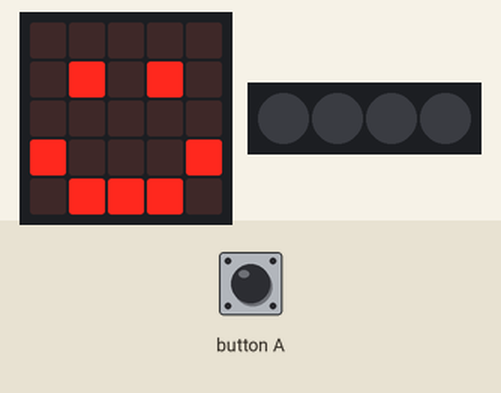
The program below on a simulated BBC micro:bit (MakeCode). On the bench: the board's 5×5 LED display, 4 RGB LEDs in strip order, left to right. Inputs (shaded band) come from the test bench. Dim RGB values are drawn brighter than linear.

Above: at 0.1 s.
2.4 s: button A pressed for 0.15 s
At 3.6 s:
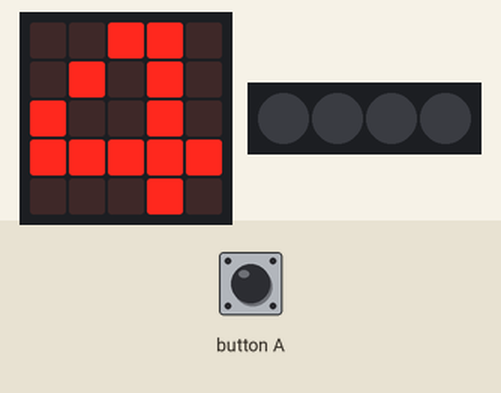
At 5.4 s:
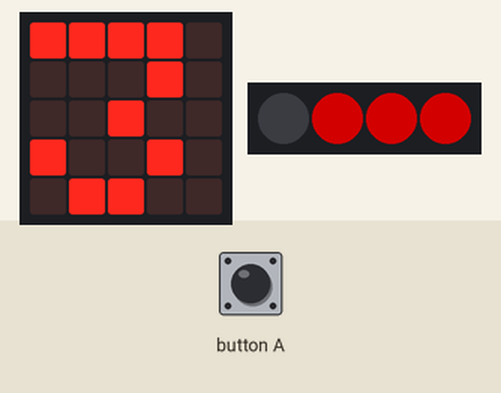
5.5 s: button A pressed for 0.15 s
At 11.7 s:
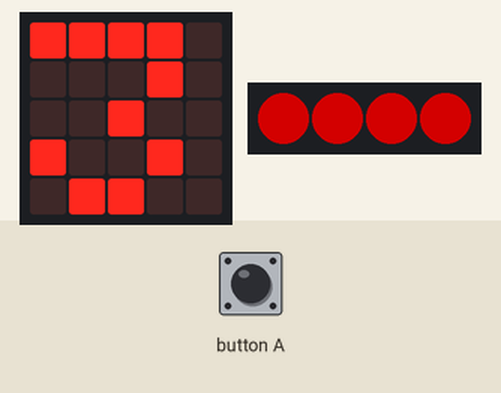
Timing chart, 0 to 17.2 s (numbered marks = the images above; inputs shaded):
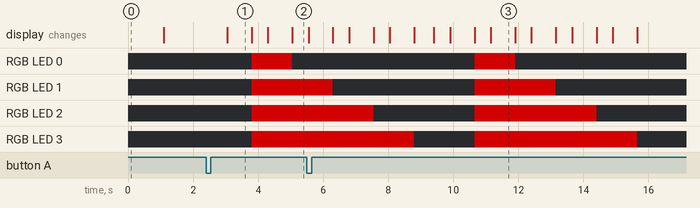

Measured:
- after the input at 2.4 s, RGB LED 0: off → RGB(127, 0, 0) after 1.4 s, → off 1.3 s later; RGB LED 1–3: off → RGB(127, 0, 0) after 1.4 s; the display: changes after 0.65 s (image 1)
- after the input at 5.5 s, the display: first differs from a run without the input after 3.9 s (image 3 shows a later state)
- what the display in image 1 shows lasts 0.7 s, from 3.1 s to 3.8 s

The program:

main.ts
```typescript
// (licence header left out)
// variables
let loopCounter: number = 4
let neopixelStrip: neopixel.Strip = null

// setup
basic.showIcon(IconNames.Happy)
basic.pause(500)
basic.clearScreen()
neopixelStrip = neopixel.create(DigitalPin.P16, 4, NeoPixelMode.RGB)
neopixelStrip.setPixelColor(0, neopixel.colors(NeoPixelColors.Black))
neopixelStrip.setPixelColor(1, neopixel.colors(NeoPixelColors.Black))
neopixelStrip.setPixelColor(2, neopixel.colors(NeoPixelColors.Black))
neopixelStrip.setPixelColor(3, neopixel.colors(NeoPixelColors.Black))
neopixelStrip.show()

input.onButtonPressed(Button.A, function () {
  basic.clearScreen()
  loopCounter = 4
  neopixelStrip.setPixelColor(0, neopixel.colors(NeoPixelColors.Red))
  neopixelStrip.setPixelColor(1, neopixel.colors(NeoPixelColors.Red))
  neopixelStrip.setPixelColor(2, neopixel.colors(NeoPixelColors.Red))
  neopixelStrip.setPixelColor(3, neopixel.colors(NeoPixelColors.Red))

  // loop
  while (loopCounter > -1) {
    basic.pause(500)

    // counting from 4 to 0
    basic.showNumber(loopCounter)

    // turn off neopixels
    neopixelStrip.setPixelColor((3 - loopCounter), neopixel.colors(NeoPixelColors.Black))
    neopixelStrip.show()

    // count down
    loopCounter = loopCounter - 1
  }
  basic.clearScreen()
  basic.showIcon(IconNames.Happy)
})
```
